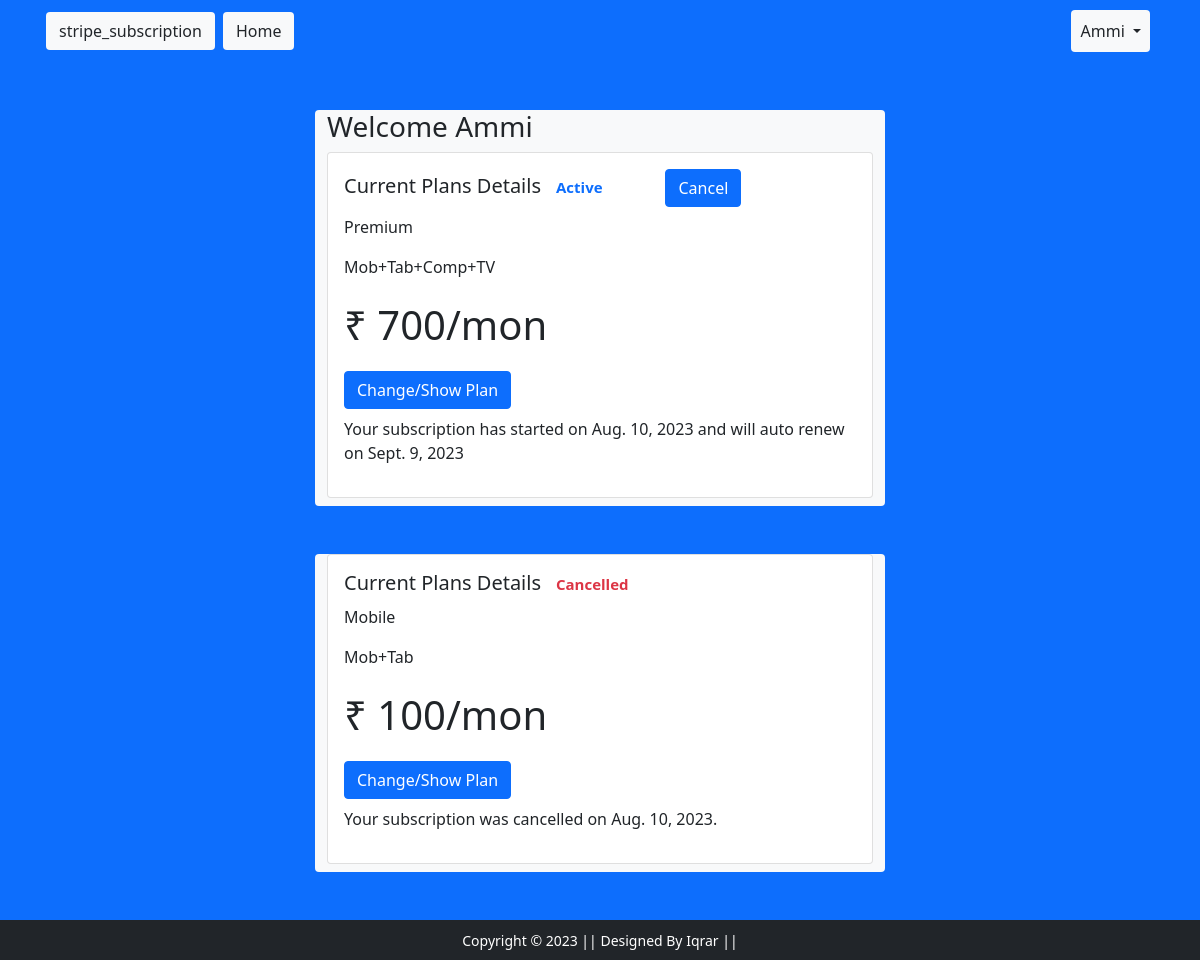
/accounts/profile/ (signed in), run on the app's committed database.
### subscription/models.py (models this page shows, shortened)
class Purchased_plan(models.Model):
    user = models.ForeignKey(User, on_delete=models.CASCADE)
    plan_type=models.CharField(max_length=200)
    price=models.IntegerField()
    allow_devices=models.CharField(max_length=200)
    yr_mon=models.CharField(max_length=200,default='mon')
    start_date = models.DateField()
    end_date = models.DateField()

class Cancelled_plan(models.Model):
    user = models.ForeignKey(User, on_delete=models.CASCADE)
    plan_type=models.CharField(max_length=200)
    price=models.IntegerField()
    allow_devices=models.CharField(max_length=200)
    yr_mon=models.CharField(max_length=200,default='mon')
    cancelled_date = models.DateField()

### subscription/views.py (the view)
# urls.py: path('accounts/profile/', views.ProfileView.as_view(), name='profile'),
@method_decorator(login_required,name='dispatch')
class ProfileView(View):
    def get(self,request):
        purchases=Purchased_plan.objects.filter(user=request.user).first()
        cancelled=Cancelled_plan.objects.filter(user=request.user).first()
        return render(request, 'subscription/profile.html',{'purchases':purchases,'cancelled':cancelled,'usr':request.user})

### subscription/templates/subscription/profile.html (shortened to what this page needs)
{% extends 'subscription/base.html' %}
{% load static %}
{% block main-content %}
<div class="container my-5">
  <div class="row my-3">
    <div class="col-sm-6 offset-sm-3 bg-light rounded">
    <h3>Welcome <span class="text-capitalize">{{request.user}}</span></h3>
    {% if purchases %}
    <div class="card mb-2">
      <div class="card-body">
        <h5 class="text-capitalize">Current Plans Details  <span class="badge rounded-pill text-primary">Active</span> <a href="{% url 'cancelplan' %}" class="btn btn-primary ms-5" role="button">Cancel</a></h5>
        <p class="text-capitalize">{{purchases.plan_type}}</p>
        <p>{{purchases.allow_devices}}</p>
        <p class='fs-1'>₹ {{purchases.price}}/{{purchases.yr_mon}}</p>
        <a href="{% url 'showplan' 0 1 %}" class="btn btn-primary" role="button">Change/Show Plan</a>
        <p class="mt-2">Your subscription has started on {{purchases.start_date}} and will auto renew on {{purchases.end_date}}</p>
      </div>
    </div>
    {% else %}
    <h3 class='mt-2'>You Have No Plan Now !</h3>
    <a href="{% url 'showplan' 0 1 %}" class="btn btn-primary my-4" role="button">Show Plan</a>
    {% endif %}
  </div>
  <div class="col-sm-6 offset-sm-3 mt-5 bg-light rounded">
    {% if cancelled %}
    <div class="card mb-2">
      <div class="card-body">
        <h5 class="text-capitalize">Current Plans Details  <span class="badge rounded-pill text-danger">cancelled</span> </h5>
        <p>{{cancelled.plan_type}}</p>
        <p>{{cancelled.allow_devices}}</p>
        <p class='fs-1'>₹ {{cancelled.price}}/{{cancelled.yr_mon}}</p>
        <a href="{% url 'showplan' 0 1 %}" class="btn btn-primary" role="button">Change/Show Plan</a>
        <p class="mt-2">Your subscription was cancelled on {{cancelled.cancelled_date}}.</p>
      </div>
    </div>
    {% endif %}
  </div>
 </div>
</div>
{% endblock main-content %}

### subscription/templates/subscription/base.html (shortened to what this page needs)
<!doctype html>
{% load static %}
<html lang="en">
<head>
  <link href="https://cdn.jsdelivr.net/npm/bootstrap@5.0.0-beta1/dist/css/bootstrap.min.css" rel="stylesheet"
>
  <link rel="stylesheet" href="{% static 'subscription/css/all.min.css' %}">
  <link rel="stylesheet" href="{% static 'subscription/css/style.css' %}">
</head>
<body class='bg-primary'>
  <nav class="navbar navbar-expand-lg navbar-dark bg-primary">
    <div class="container">
      <a href="{% url 'profile' %}" class="btn m-1 bg-light" role="button">stripe_subscription</a>
      <div class="collapse navbar-collapse" id="navbarSupportedContent">
        <ul class="navbar-nav me-auto mb-2 mb-lg-0">
          <li class="nav-item">
            <a href='/' class="btn m-1 bg-light" role="button">Home</a>
          </li>
        </ul>
        <div>
          <ul class="navbar-nav me-auto mb-2 mb-lg-0">
            {% if request.user.is_authenticated %}
            <li class="nav-item dropdown mx-2">
              <a class="nav-link dropdown-toggle text-dark bg-light btn" href="#" id="profileDropdown" role="button"
                data-bs-toggle="dropdown" aria-expanded="false">
                {{request.user.username|capfirst}}
              </a>
            </li>
            {% endif %}
          </ul>
        </div>
      </div>
    </div>
  </nav>
  {% block main-content %} {% endblock main-content %}
  <footer class="container-fluid bg-dark text-center p-2 mt-5">
    <small class="text-white">Copyright &copy; 2023 || Designed By Iqrar || </small>
  </footer>
</body>
</html>

### data on the page
Purchased_plan: plan_type "Premium", allow_devices "Mob+Tab+Comp+TV", price "700", yr_mon "mon", start_date "Aug. 10, 2023", end_date "Sept. 9, 2023"
Cancelled_plan: plan_type "Mobile", allow_devices "Mob+Tab", price "100", yr_mon "mon", cancelled_date "Aug. 10, 2023"

### other printed values
{{ request.user.username|capfirst }} "Ammi"
{{ request.user }} "Ammi"
